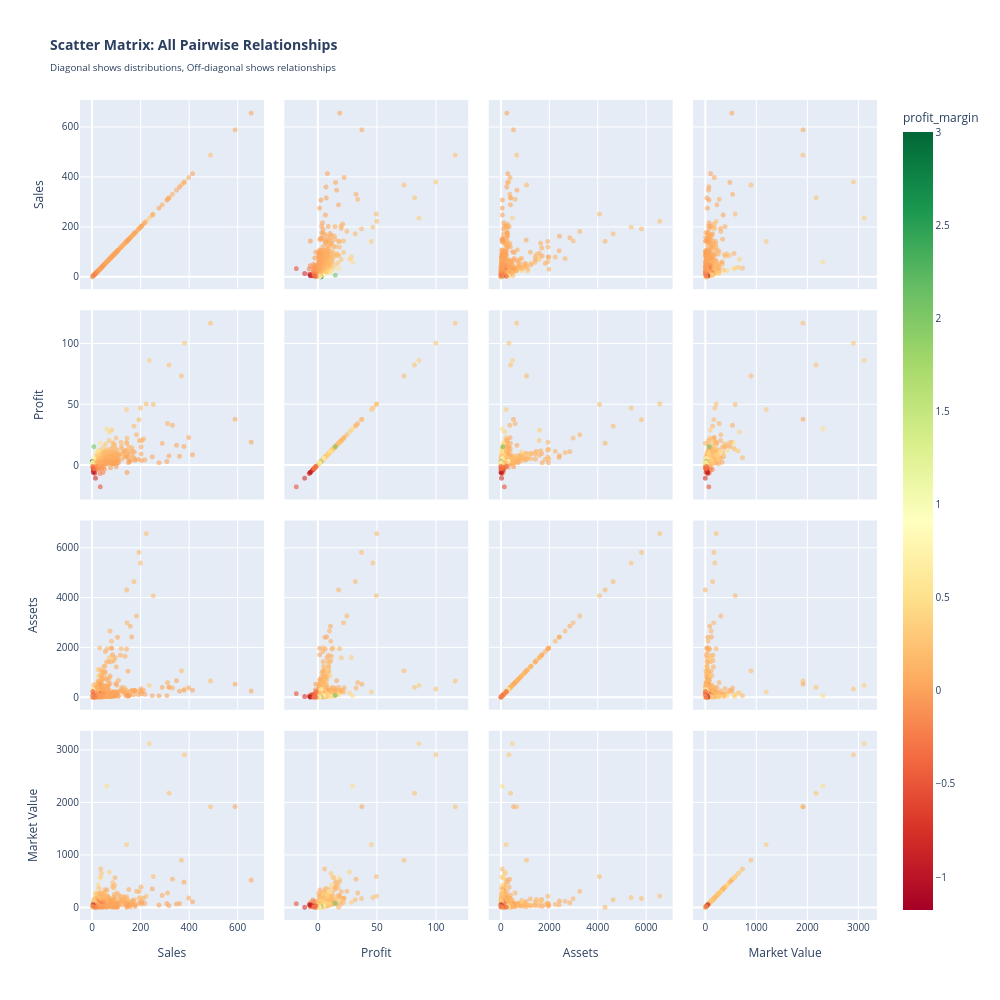

Notebook code cell kept with this figure:
### Code cell
# 7. BONUS 2 - SCATTER MATRIX: Multi-dimensional Relationships
# Shows all pairwise relationships between key metrics

fig = px.scatter_matrix(
    df,
    dimensions=['sales', 'profit', 'assets', 'market_value'],
    color='profit_margin',
    color_continuous_scale='RdYlGn',
    hover_data=['name', 'country'],
    title="<b>Scatter Matrix: All Pairwise Relationships</b><br><sub>Diagonal shows distributions, Off-diagonal shows relationships</sub>",
    height=1000,
    width=1000,
    opacity=0.6,
    labels={'sales': 'Sales', 'profit': 'Profit', 'assets': 'Assets', 'market_value': 'Market Value'}
)

fig.update_traces(
    showupperhalf=True,
    marker=dict(size=5)
)
fig.update_layout(font=dict(size=10))
fig.show()

### Figure 1 — Plotly figure (JSON) as saved in the notebook; plotly's stock layout.template omitted (floating-point values rounded to 4 significant figures; data arrays with more than 128 entries replaced by an {"elided": "..."} marker saying what was removed)
{"data": [{"customdata": {"elided": "992x2 str values"}, "dimensions": [{"axis": {"matches": true}, "label": "Sales", "values": {"elided": "992 float values"}}, {"axis": {"matches": true}, "label": "Profit", "values": {"elided": "992 float values"}}, {"axis": {"matches": true}, "label": "Assets", "values": {"elided": "992 float values"}}, {"axis": {"matches": true}, "label": "Market Value", "values": {"elided": "992 float values"}}], "hovertemplate": "%{xaxis.title.text}=%{x}<br>%{yaxis.title.text}=%{y}<br>name=%{customdata[0]}<br>country=%{customdata[1]}<br>profit_margin=%{marker.color}<extra></extra>", "legendgroup": "", "marker": {"color": {"elided": "992 float values"}, "coloraxis": "coloraxis", "opacity": 0.6, "size": 5, "symbol": "circle"}, "name": "", "showlegend": false, "showupperhalf": true, "type": "splom"}], "layout": {"coloraxis": {"colorbar": {"title": {"text": "profit_margin"}}, "colorscale": [[0, "rgb(165,0,38)"], [0.1, "rgb(215,48,39)"], [0.2, "rgb(244,109,67)"], [0.3, "rgb(253,174,97)"], [0.4, "rgb(254,224,139)"], [0.5, "rgb(255,255,191)"], [0.6, "rgb(217,239,139)"], [0.7, "rgb(166,217,106)"], [0.8, "rgb(102,189,99)"], [0.9, "rgb(26,152,80)"], [1, "rgb(0,104,55)"]]}, "dragmode": "select", "font": {"size": 10}, "height": 1000, "legend": {"tracegroupgap": 0}, "title": {"text": "<b>Scatter Matrix: All Pairwise Relationships</b><br><sub>Diagonal shows distributions, Off-diagonal shows relationships</sub>"}, "width": 1000}}
